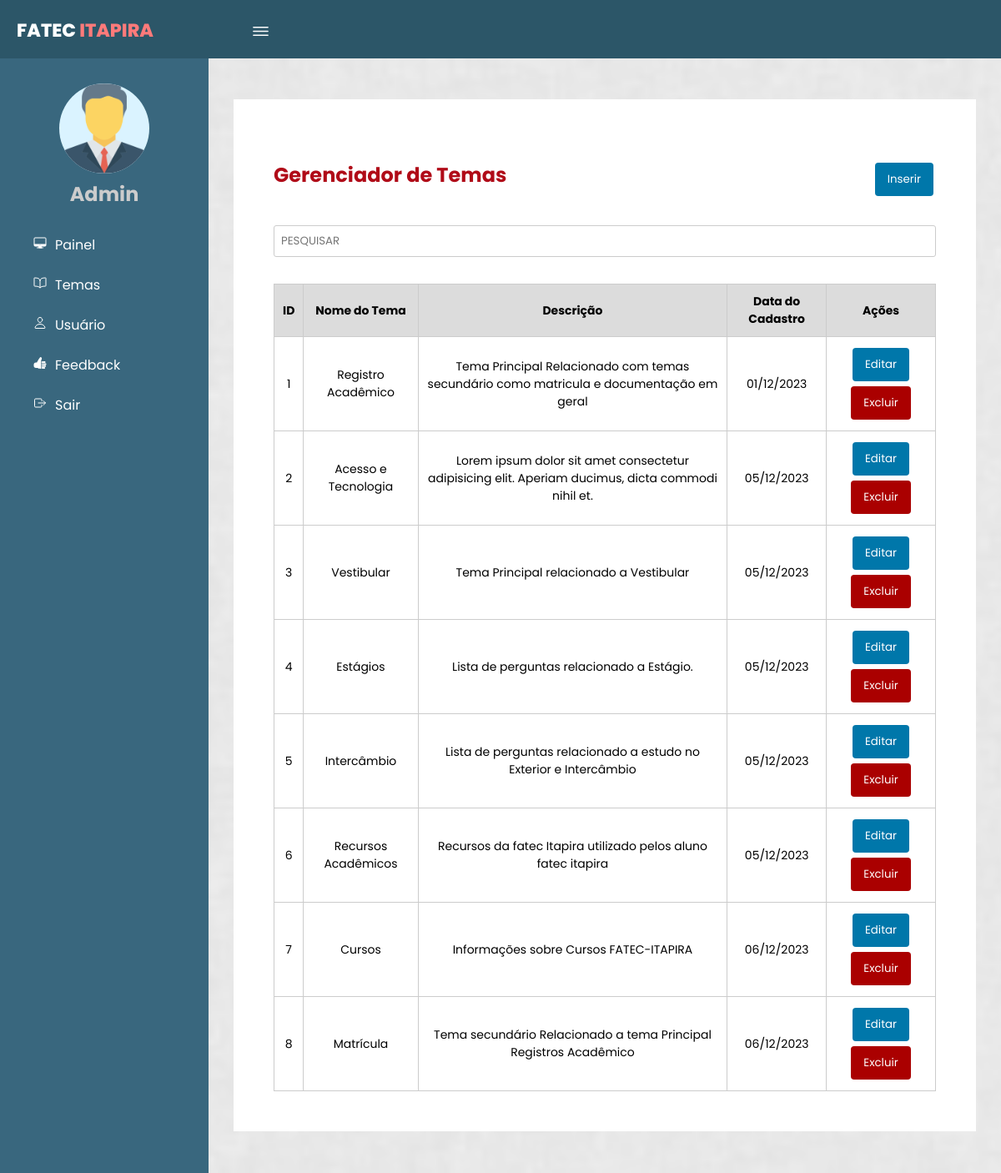
/gerenciarTema.php (signed in), run on the app's committed database.
### tables this page shows
CREATE TABLE `temas` (
  `idTemas` int(10) UNSIGNED NOT NULL,
  `NomeTema` varchar(50) NOT NULL,
  `descricaoTema` text DEFAULT NULL,
  `dataCadastro` date NOT NULL DEFAULT current_timestamp()
);

### Class/Temas.php (called while the page is built, shortened)
<?php
class Temas
{
    private $conn;
    public function __construct($conn)
    {
        $this->conn = $conn;
    }
    public function listarTemas()
    {
        try {
            $sql = "SELECT * FROM temas";
            $stmt = $this->conn->query($sql);
            if ($stmt) {
                return $stmt->fetchAll(PDO::FETCH_ASSOC);
            } else {
                throw new Exception("Erro ao executar a consulta SQL");
            }
        } catch (Exception $e) {
            error_log("Erro ao listar temas: " . $e->getMessage());
            return [];
        }
    }
}
?>

### gerenciarTema.php (the view, shortened to what this page needs)
<?php
require_once 'Class/Temas.php';
require_once 'conexao.php';
$tema = new Temas($conn);
$temas = $tema->listarTemas();
?>
<!DOCTYPE html>
<html lang="pt-br">
<head>
    <link rel="stylesheet" href="css/format.css">
</head>
<body page='lista'>
    <header>
        <label for="check">
            <ion-icon name="menu-outline" id="sidebar_btn"></ion-icon>
        </label>
        <div class="left">
            <h3>Fatec <span>Itapira</span></h3>
        </div>
    </header>
    <div class="sidebar">
        <div class="center">
            <img src="icon/manager_icon_129392.png" class="image" alt="">
            <h2>Admin</h2>
        </div>
        <a href="painelAdmin.php" onclick="vizualizar('lista', true)"><ion-icon
                name="desktop-outline"></ion-icon><span>Painel</span></a>
        <a href="#"><ion-icon name="book-outline"></ion-icon><span>Temas</span></a>
        <a href="gerenciarUsuario.php"><ion-icon name="person-outline"></ion-icon><span>Usuário</span></a>
        <a href="Views/listarVisitante.php"><ion-icon name="thumbs-up"></ion-icon></ion-icon><span>Feedback</span></a>
        <a href="login/sairLogin.php"><ion-icon name="exit-outline"></ion-icon><span>Sair</span></a>
    </div>
    <div class="content">
        <div id='listaRegistros'>
            <div class="titulo_ask">
                <h1>Gerenciador de Temas</h1>
                <button id="abrirModal">Inserir</button>
            </div>
            <div style='display: flex;' class="filtro">
                <input style='flex:1' placeholder="PESQUISAR" autofocus id='inputPesquisa' />
            </div>
            <?php if(!empty($temas)): ?>
                <table>
                    <tr>
                        <thead>
                            <th>ID</th>
                            <th>Nome do Tema</th>
                            <th>Descrição</th>
                            <th>Data do Cadastro</th>
                            <th>Ações</th>
                    </tr>
                    <?php foreach($temas as $lista): ?>
                        <tr>
                            <td>
                                <?php echo $lista['idTemas']; ?>
                            </td>
                            <td>
                                <?php echo $lista['NomeTema']; ?>
                            </td>
                            <td>
                                <?php echo $lista['descricaoTema']; ?>
                            </td>
                            <td>
                                <?php echo date('d/m/Y', strtotime($lista['dataCadastro'])); ?>
                            </td>
                            <td>
                                <a href="Views/editarUsuario.php?id=<?php echo $user['idUsuarios']; ?>"
                                    style="display: inline-block;">
                                    <button>Editar</button>
                                </a>
                                <form method="post" action="Controllers/excluir_tema.php" style="display: inline-block;">
                                    <button type="submit" style="background-color: #a00;"
                                        onclick="return confirm('Tem certeza que deseja excluir?');">Excluir</button>
                                </form>
                            </td>
                        </tr>
                    <?php endforeach; ?>
                </table>
            <?php else: ?>
                <p>Nenhum usuário cadastrado.</p>
            <?php endif; ?>
        </div>
    </div>
</body>
</html>

### css/format.css (style rules this page uses)
* { margin: 0; padding: 0; font-family: "Poppins", sans-serif; }
body { background-color: #e9e9e9; }
header { position: fixed; background: #2c5668; padding: 20px; width: 100%; height: 30px; z-index: 5; }
.left h3 { color: #fff; margin: 0; text-transform: uppercase; font-size: 22px; font-weight: 800; }
.left span { color: #ff7a7a; }
.sidebar { position: fixed; width: 250px; height: 100%; margin-top: 70px; padding-top: 30px; left: 0; background: #39677e; transition: 0.5s; transition-property: left; -webkit-transition: 0.5s; -moz-transition: 0.5s; -ms-transition: 0.5s; -o-transition: 0.5s; }
.sidebar .image { width: 108px; height: 108px; border-radius: 100px; -webkit-border-radius: 100px; -moz-border-radius: 100px; -ms-border-radius: 100px; -o-border-radius: 100px; background-color: #daf3ff; }
.sidebar h2 { color: #ccc; margin-top: 0; margin-bottom: 20px; }
.sidebar a { color: #fff; display: block; width: 100%; line-height: 48px; text-decoration: none; padding-left: 40px; box-sizing: border-box; transition: 0.5s; transition-property: background; }
.sidebar .center { text-align: center; }
.sidebar ion-icon { padding-right: 10px; }
label #sidebar_btn { z-index: 1; position: fixed; left: 300px; color: #fff; font-size: 25px; margin: 5px 0; cursor: pointer; transition: 0.5s; transition-property: color; }
.content { background: url(../img/bg.png) no-repeat; background-size: cover; background-position: center; transition: 0.5s; position: relative; margin-left: 250px; top: 69px; z-index: 1; overflow: hidden; }
div#listaRegistros { background: white; padding: 3rem; margin: 50px 30px; }
#listaRegistros { display: flex; align-items: center; justify-content: center; flex-direction: column; }
body[page="lista"] #listaRegistros { display: block; }
a { text-decoration: none; }
#listaRegistros .filtro { margin: 4vh auto; }
table { width: 100%; border-collapse: collapse; }
thead { background: gainsboro; }
table th, table td { text-align: center; font-size: 14px; padding: 10px; border: solid 1px #ccc; }
button { border: none; border-radius: 4px; cursor: pointer; background-color: #07a; color: #fff; margin: 3px; padding: 10px 15px; -webkit-border-radius: 4px; -moz-border-radius: 4px; -ms-border-radius: 4px; -o-border-radius: 4px; }
input { border: solid 1px #ccc; border-radius: 4px; padding: 10px; }
.titulo_ask { display: flex; justify-content: space-between; margin-block-start: 25px; }
.titulo_ask h1 { color: #b00b18; font-size: 24px; }
label, select, input { text-align: left; vertical-align: middle; white-space: nowrap; }
select, input { padding: 8px; border: 1px solid #ccc; border-radius: 3px; }

### data on the page
temas: idTemas "1", NomeTema "Registro Acadêmico", descricaoTema "Tema Principal Relacionado com temas secundário como matricula e documentação em geral", dataCadastro "01/12/2023"
temas: idTemas "2", NomeTema "Acesso e Tecnologia", descricaoTema "Lorem ipsum dolor sit amet consectetur adipisicing elit. Aperiam ducimus, dicta commodi nihil et.", dataCadastro "05/12/2023"
temas: idTemas "3", NomeTema "Vestibular", descricaoTema "Tema Principal relacionado a Vestibular", dataCadastro "05/12/2023"
temas: idTemas "4", NomeTema "Estágios", descricaoTema "Lista de perguntas relacionado a Estágio.", dataCadastro "05/12/2023"
temas: idTemas "5", NomeTema "Intercâmbio", descricaoTema "Lista de perguntas relacionado a estudo no Exterior e Intercâmbio", dataCadastro "05/12/2023"
temas: idTemas "6", NomeTema "Recursos Acadêmicos", descricaoTema "Recursos da fatec Itapira utilizado pelos aluno fatec itapira", dataCadastro "05/12/2023"
temas: idTemas "7", NomeTema "Cursos", descricaoTema "Informações sobre Cursos FATEC-ITAPIRA", dataCadastro "06/12/2023"
temas: idTemas "8", NomeTema "Matrícula", descricaoTema "Tema secundário Relacionado a tema Principal Registros Acadêmico", dataCadastro "06/12/2023"
